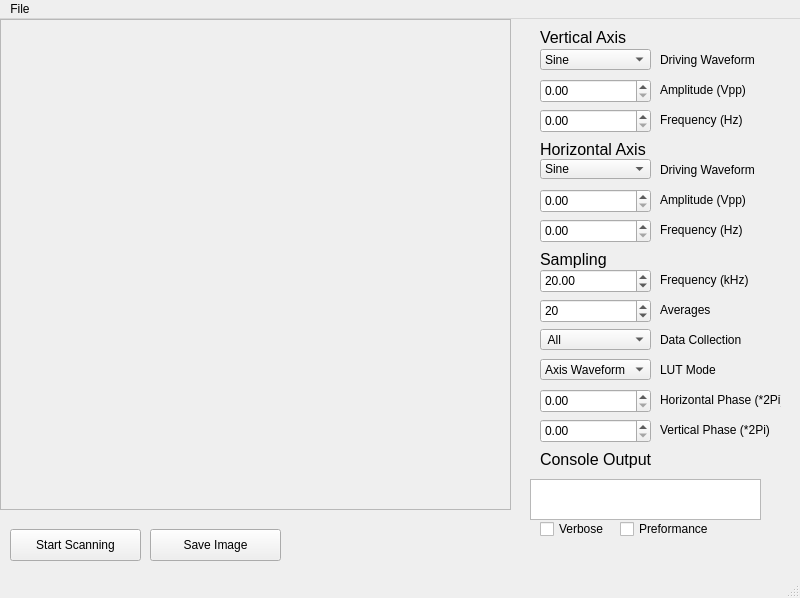
<?xml version="1.0" encoding="UTF-8"?>
<ui version="4.0">
 <class>MainWindow</class>
 <widget class="QMainWindow" name="MainWindow">
  <property name="geometry">
   <rect>
    <x>0</x>
    <y>0</y>
    <width>800</width>
    <height>598</height>
   </rect>
  </property>
  <property name="windowTitle">
   <string>MainWindow</string>
  </property>
  <widget class="QWidget" name="centralwidget">
   <widget class="QDoubleSpinBox" name="Vertical_Amplitude_Spinbox">
    <property name="geometry">
     <rect>
      <x>540</x>
      <y>60</y>
      <width>111</width>
      <height>24</height>
     </rect>
    </property>
    <property name="keyboardTracking">
     <bool>false</bool>
    </property>
    <property name="maximum">
     <double>3.300000000000000</double>
    </property>
    <property name="singleStep">
     <double>0.100000000000000</double>
    </property>
   </widget>
   <widget class="QDoubleSpinBox" name="Vertical_Frequency_Spinbox">
    <property name="geometry">
     <rect>
      <x>540</x>
      <y>90</y>
      <width>111</width>
      <height>24</height>
     </rect>
    </property>
    <property name="keyboardTracking">
     <bool>false</bool>
    </property>
   </widget>
   <widget class="QDoubleSpinBox" name="Horizontal_Frequency_Spinbox">
    <property name="geometry">
     <rect>
      <x>540</x>
      <y>200</y>
      <width>111</width>
      <height>24</height>
     </rect>
    </property>
    <property name="keyboardTracking">
     <bool>false</bool>
    </property>
    <property name="maximum">
     <double>99.000000000000000</double>
    </property>
    <property name="singleStep">
     <double>1.000000000000000</double>
    </property>
   </widget>
   <widget class="QDoubleSpinBox" name="Horizontal_Amplitude_Spinbox">
    <property name="geometry">
     <rect>
      <x>540</x>
      <y>170</y>
      <width>111</width>
      <height>24</height>
     </rect>
    </property>
    <property name="keyboardTracking">
     <bool>false</bool>
    </property>
    <property name="maximum">
     <double>3.300000000000000</double>
    </property>
    <property name="singleStep">
     <double>0.100000000000000</double>
    </property>
   </widget>
   <widget class="QLabel" name="Horizontal_Title_Label">
    <property name="geometry">
     <rect>
      <x>540</x>
      <y>120</y>
      <width>241</width>
      <height>21</height>
     </rect>
    </property>
    <property name="font">
     <font>
      <pointsize>12</pointsize>
     </font>
    </property>
    <property name="text">
     <string>Horizontal Axis</string>
    </property>
   </widget>
   <widget class="QLabel" name="Vertical_Title_Label">
    <property name="geometry">
     <rect>
      <x>540</x>
      <y>10</y>
      <width>191</width>
      <height>16</height>
     </rect>
    </property>
    <property name="font">
     <font>
      <pointsize>12</pointsize>
     </font>
    </property>
    <property name="text">
     <string>Vertical Axis</string>
    </property>
   </widget>
   <widget class="QLabel" name="Horizontal_Amplitude_Label">
    <property name="geometry">
     <rect>
      <x>660</x>
      <y>170</y>
      <width>111</width>
      <height>21</height>
     </rect>
    </property>
    <property name="text">
     <string>Amplitude (Vpp)</string>
    </property>
   </widget>
   <widget class="QLabel" name="Horizontal_Frequency_Label">
    <property name="geometry">
     <rect>
      <x>660</x>
      <y>200</y>
      <width>101</width>
      <height>21</height>
     </rect>
    </property>
    <property name="text">
     <string>Frequency (Hz)</string>
    </property>
   </widget>
   <widget class="QComboBox" name="Vertical_Waveform_Combobox">
    <property name="geometry">
     <rect>
      <x>540</x>
      <y>30</y>
      <width>111</width>
      <height>21</height>
     </rect>
    </property>
    <item>
     <property name="text">
      <string>Sine</string>
     </property>
    </item>
    <item>
     <property name="text">
      <string>Triangle</string>
     </property>
    </item>
    <item>
     <property name="text">
      <string>Sawtooth</string>
     </property>
    </item>
   </widget>
   <widget class="QComboBox" name="Horizontal_Waveform_Combobox">
    <property name="geometry">
     <rect>
      <x>540</x>
      <y>140</y>
      <width>111</width>
      <height>20</height>
     </rect>
    </property>
    <item>
     <property name="text">
      <string>Sine</string>
     </property>
    </item>
    <item>
     <property name="text">
      <string>Triangle</string>
     </property>
    </item>
    <item>
     <property name="text">
      <string>Sawtooth</string>
     </property>
    </item>
   </widget>
   <widget class="QLabel" name="Vertical_Amplitude_Label">
    <property name="geometry">
     <rect>
      <x>660</x>
      <y>60</y>
      <width>101</width>
      <height>21</height>
     </rect>
    </property>
    <property name="text">
     <string>Amplitude (Vpp)</string>
    </property>
   </widget>
   <widget class="QLabel" name="Vertical_Frequency_Label">
    <property name="geometry">
     <rect>
      <x>660</x>
      <y>90</y>
      <width>101</width>
      <height>21</height>
     </rect>
    </property>
    <property name="text">
     <string>Frequency (Hz)</string>
    </property>
   </widget>
   <widget class="QPushButton" name="Save_Pushbutton">
    <property name="geometry">
     <rect>
      <x>150</x>
      <y>510</y>
      <width>131</width>
      <height>32</height>
     </rect>
    </property>
    <property name="text">
     <string>Save Image</string>
    </property>
   </widget>
   <widget class="QLabel" name="Sampling_Title_Label">
    <property name="geometry">
     <rect>
      <x>540</x>
      <y>230</y>
      <width>181</width>
      <height>21</height>
     </rect>
    </property>
    <property name="font">
     <font>
      <pointsize>12</pointsize>
     </font>
    </property>
    <property name="text">
     <string>Sampling</string>
    </property>
   </widget>
   <widget class="QDoubleSpinBox" name="Sampling_Frequency_Spinbox">
    <property name="geometry">
     <rect>
      <x>540</x>
      <y>250</y>
      <width>111</width>
      <height>24</height>
     </rect>
    </property>
    <property name="keyboardTracking">
     <bool>false</bool>
    </property>
    <property name="maximum">
     <double>50.000000000000000</double>
    </property>
    <property name="value">
     <double>20.000000000000000</double>
    </property>
   </widget>
   <widget class="QLabel" name="Sampling_Frequency_Label">
    <property name="geometry">
     <rect>
      <x>660</x>
      <y>250</y>
      <width>101</width>
      <height>21</height>
     </rect>
    </property>
    <property name="text">
     <string>Frequency (kHz)</string>
    </property>
   </widget>
   <widget class="QLabel" name="Sampling_Averages_Label">
    <property name="geometry">
     <rect>
      <x>660</x>
      <y>280</y>
      <width>101</width>
      <height>21</height>
     </rect>
    </property>
    <property name="text">
     <string>Averages</string>
    </property>
   </widget>
   <widget class="QDoubleSpinBox" name="Sampling_Averages_Spinbox">
    <property name="geometry">
     <rect>
      <x>540</x>
      <y>280</y>
      <width>111</width>
      <height>24</height>
     </rect>
    </property>
    <property name="keyboardTracking">
     <bool>false</bool>
    </property>
    <property name="decimals">
     <number>0</number>
    </property>
    <property name="maximum">
     <double>50.000000000000000</double>
    </property>
    <property name="value">
     <double>20.000000000000000</double>
    </property>
   </widget>
   <widget class="QPushButton" name="Scan_Pushbutton">
    <property name="geometry">
     <rect>
      <x>10</x>
      <y>510</y>
      <width>131</width>
      <height>32</height>
     </rect>
    </property>
    <property name="text">
     <string>Start Scanning</string>
    </property>
   </widget>
   <widget class="QComboBox" name="Sampling_LUT_Combobox">
    <property name="geometry">
     <rect>
      <x>540</x>
      <y>340</y>
      <width>111</width>
      <height>21</height>
     </rect>
    </property>
    <item>
     <property name="text">
      <string>Axis Waveform</string>
     </property>
    </item>
    <item>
     <property name="text">
      <string>Linear</string>
     </property>
    </item>
   </widget>
   <widget class="QLabel" name="Sampling_LUT_Label">
    <property name="geometry">
     <rect>
      <x>660</x>
      <y>340</y>
      <width>101</width>
      <height>21</height>
     </rect>
    </property>
    <property name="text">
     <string>LUT Mode</string>
    </property>
   </widget>
   <widget class="QDoubleSpinBox" name="Sampling_Phase_Horizontal_Spinbox">
    <property name="geometry">
     <rect>
      <x>540</x>
      <y>370</y>
      <width>111</width>
      <height>24</height>
     </rect>
    </property>
    <property name="keyboardTracking">
     <bool>false</bool>
    </property>
    <property name="maximum">
     <double>1.000000000000000</double>
    </property>
    <property name="singleStep">
     <double>0.010000000000000</double>
    </property>
    <property name="value">
     <double>0.000000000000000</double>
    </property>
   </widget>
   <widget class="QLabel" name="Sampling_Phase_Horizonal_Label">
    <property name="geometry">
     <rect>
      <x>660</x>
      <y>370</y>
      <width>121</width>
      <height>21</height>
     </rect>
    </property>
    <property name="text">
     <string>Horizontal Phase (*2Pi)</string>
    </property>
   </widget>
   <widget class="QTextEdit" name="Console_Output_TextBox">
    <property name="geometry">
     <rect>
      <x>530</x>
      <y>460</y>
      <width>231</width>
      <height>41</height>
     </rect>
    </property>
   </widget>
   <widget class="QLabel" name="Console_Title_Label">
    <property name="geometry">
     <rect>
      <x>540</x>
      <y>430</y>
      <width>181</width>
      <height>21</height>
     </rect>
    </property>
    <property name="font">
     <font>
      <pointsize>12</pointsize>
     </font>
    </property>
    <property name="text">
     <string>Console Output</string>
    </property>
   </widget>
   <widget class="QCheckBox" name="Console_Verbose_Checkbox">
    <property name="geometry">
     <rect>
      <x>540</x>
      <y>500</y>
      <width>72</width>
      <height>20</height>
     </rect>
    </property>
    <property name="text">
     <string>Verbose</string>
    </property>
   </widget>
   <widget class="QCheckBox" name="Console_Preformance_Checkbox">
    <property name="geometry">
     <rect>
      <x>620</x>
      <y>500</y>
      <width>91</width>
      <height>20</height>
     </rect>
    </property>
    <property name="text">
     <string>Preformance</string>
    </property>
   </widget>
   <widget class="QLabel" name="Plotter_Label">
    <property name="geometry">
     <rect>
      <x>0</x>
      <y>0</y>
      <width>511</width>
      <height>491</height>
     </rect>
    </property>
    <property name="frameShape">
     <enum>QFrame::StyledPanel</enum>
    </property>
    <property name="text">
     <string/>
    </property>
   </widget>
   <widget class="QDoubleSpinBox" name="Sampling_Phase_Vertical_Spinbox">
    <property name="geometry">
     <rect>
      <x>540</x>
      <y>400</y>
      <width>111</width>
      <height>24</height>
     </rect>
    </property>
    <property name="keyboardTracking">
     <bool>false</bool>
    </property>
    <property name="maximum">
     <double>1.000000000000000</double>
    </property>
    <property name="singleStep">
     <double>0.010000000000000</double>
    </property>
    <property name="value">
     <double>0.000000000000000</double>
    </property>
   </widget>
   <widget class="QLabel" name="Sampling_Phase_Vertical_Label">
    <property name="geometry">
     <rect>
      <x>660</x>
      <y>400</y>
      <width>121</width>
      <height>21</height>
     </rect>
    </property>
    <property name="text">
     <string>Vertical Phase (*2Pi)</string>
    </property>
   </widget>
   <widget class="QLabel" name="Vertical_Waveform_Label">
    <property name="geometry">
     <rect>
      <x>660</x>
      <y>30</y>
      <width>101</width>
      <height>21</height>
     </rect>
    </property>
    <property name="text">
     <string>Driving Waveform</string>
    </property>
   </widget>
   <widget class="QLabel" name="Horizontal_Waveform_Label">
    <property name="geometry">
     <rect>
      <x>660</x>
      <y>140</y>
      <width>101</width>
      <height>21</height>
     </rect>
    </property>
    <property name="text">
     <string>Driving Waveform</string>
    </property>
   </widget>
   <widget class="QLabel" name="Sampling_Collection_Label">
    <property name="geometry">
     <rect>
      <x>660</x>
      <y>310</y>
      <width>101</width>
      <height>21</height>
     </rect>
    </property>
    <property name="text">
     <string>Data Collection</string>
    </property>
   </widget>
   <widget class="QComboBox" name="Sampling_Collection_Combobox">
    <property name="geometry">
     <rect>
      <x>540</x>
      <y>310</y>
      <width>111</width>
      <height>21</height>
     </rect>
    </property>
    <item>
     <property name="text">
      <string> All</string>
     </property>
    </item>
    <item>
     <property name="text">
      <string>Rising Horizontal</string>
     </property>
    </item>
    <item>
     <property name="text">
      <string>Falling Horizontal</string>
     </property>
    </item>
   </widget>
  </widget>
  <widget class="QMenuBar" name="menubar">
   <property name="geometry">
    <rect>
     <x>0</x>
     <y>0</y>
     <width>800</width>
     <height>21</height>
    </rect>
   </property>
   <widget class="QMenu" name="menuFile">
    <property name="title">
     <string>File</string>
    </property>
    <addaction name="actionSave"/>
    <addaction name="actionLoad_Calibration"/>
    <addaction name="actionStart_Calibration"/>
   </widget>
   <addaction name="menuFile"/>
  </widget>
  <widget class="QStatusBar" name="statusbar"/>
  <action name="actionSave">
   <property name="text">
    <string>Save Calibration</string>
   </property>
  </action>
  <action name="actionLoad_Calibration">
   <property name="text">
    <string>Load Calibration</string>
   </property>
  </action>
  <action name="actionStart_Calibration">
   <property name="text">
    <string>Start Calibration</string>
   </property>
  </action>
 </widget>
 <resources/>
 <connections/>
</ui>
